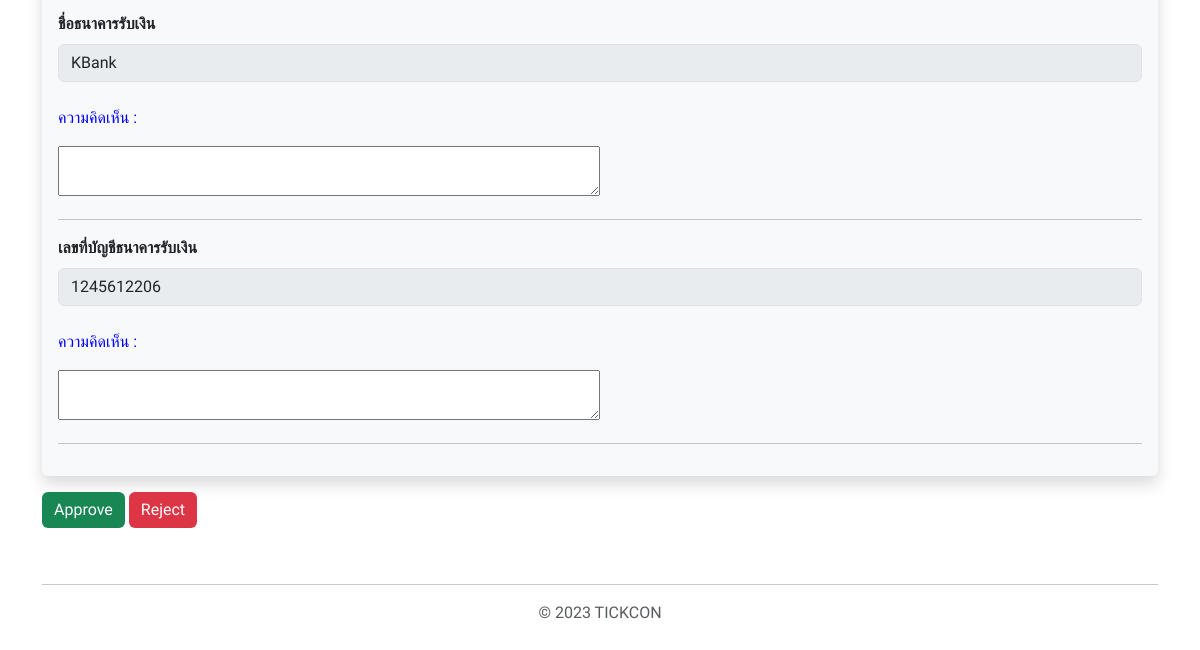
Before: /all_final/each_con_check.php?concert_id=1 (signed in, lower part) with the older database file.
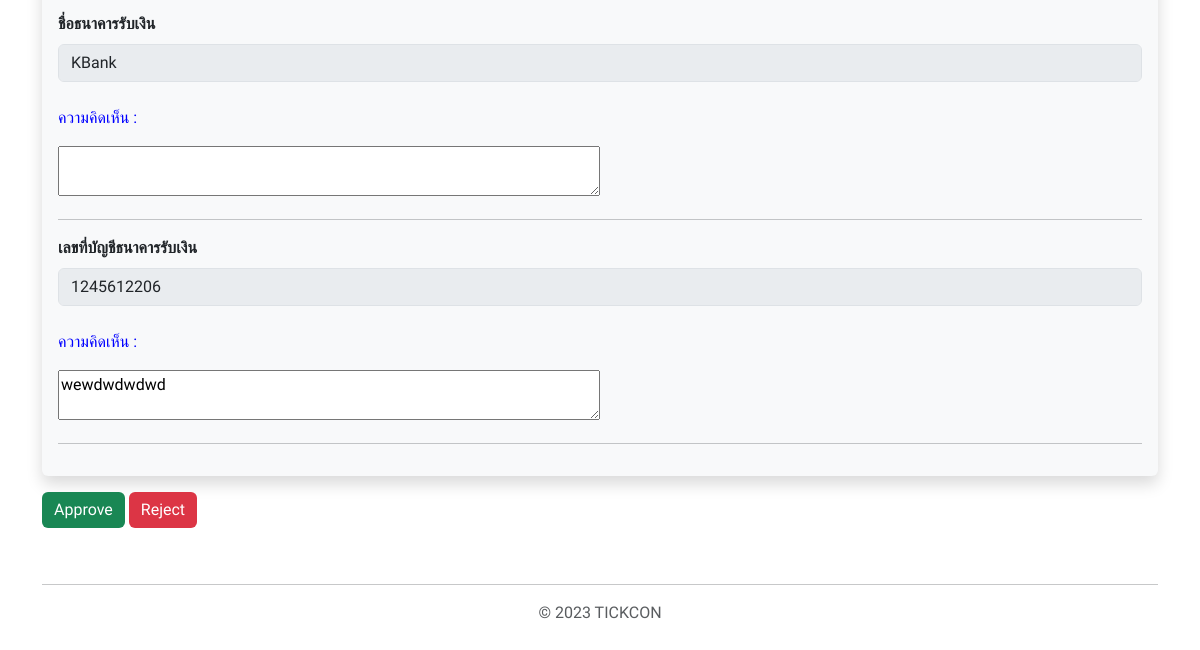
After: the same page with the newer database file.
### tables this page shows
CREATE TABLE "concert" (
	"concert_id"	INTEGER NOT NULL UNIQUE,
	"concert_name"	TEXT NOT NULL,
	"detail"	TEXT NOT NULL,
	"requirement"	TEXT NOT NULL,
	"status"	TEXT NOT NULL,
	"concert_img_path"	TEXT NOT NULL,
	"open_booking_date"	DATE NOT NULL,
	"show_date"	DATE NOT NULL,
	"show_time"	TEXT NOT NULL,
	"copy_id_card_img"	TEXT NOT NULL,
	"con_permission_img"	TEXT NOT NULL,
	"stage_img"	TEXT,
	"bank_name"	TEXT NOT NULL,
	"bank_code"	TEXT NOT NULL,
	"address"	TEXT NOT NULL,
	"member_id"	INTEGER NOT NULL,
	"concert_name_comment"	TEXT,
	"detail_comment"	TEXT,
	"requirement_comment"	TEXT,
	"concert_img_comment"	TEXT,
	"open_booking_date_comment"	TEXT,
	"show_date_comment"	TEXT,
	"show_time_comment"	TEXT,
	"copy_id_card_comment"	TEXT,
	"con_permission_comment"	TEXT,
	"stage_img_comment"	TEXT,
	"bank_name_comment"	TEXT,
	"bank_code_comment"	TEXT,
	"address_comment"	TEXT,
	"ticket_comment"	TEXT,
	"lo_link"	TEXT,
	PRIMARY KEY("concert_id" AUTOINCREMENT)
);

### all_final/each_con_check.php (the view, shortened to what the changed rows need)
<!DOCTYPE html>
<html lang="en">
<head>
    <link href="https://cdn.jsdelivr.net/npm/bootstrap@5.3.2/dist/css/bootstrap.min.css" rel="stylesheet"
>
</head>
<body>
    <?php
    $concert_id = $_SESSION['concert_id'];
    require_once 'config/db.php';
    $sql = <<<EOF
    SELECT * from concert
    WHERE concert_id = $concert_id;
    EOF;
    $ret = $db->query($sql);
    $row = $ret->fetchArray(SQLITE3_ASSOC);
    $member_id = $row['member_id'];
    $sql2 = <<<EOF
    SELECT * from member
    WHERE member_id = $member_id;
    EOF;
    $ret2 = $db->query($sql2);
    $row2 = $ret2->fetchArray(SQLITE3_ASSOC);
    echo '<div class="container">
        <h4>'.$row['concert_name'].'</h4><hr><br>
        <form method="get" action="each_con_check.php" id="form1">
                <input type="text" class="form-control" name="cname" value = "' . $row2['firstname'] . ' ' . $row2['lastname'] . '" disabled>
                <input type="text" class="form-control" name="cname" value = "' . $row2['email'] . '" disabled>
            <div class="shadow p-3 mb-3 bg-body-tertiary rounded">
                <input type="text" class="form-control" name="cname" value = "' . $row['concert_name'] . '" disabled>
                <br><p class="comment">ความคิดเห็น :</p>' . '<textarea name="concert_name_comment" style="width: 50%; height: 50px;">'.$row['concert_name_comment'].'</textarea><hr>
                <textarea name="address" style="width: 100%; height: 100px;" disabled>' . $row['address'] . '</textarea>
                <br><p class="comment">ความคิดเห็น :</p>' . '<textarea name="address_comment" style="width: 50%; height: 50px;">'.$row['address_comment'].'</textarea><hr>
                <input type="date" class="form-control" name="bdate" value = "' . $row['open_booking_date'] . '" disabled>
                <br><p class="comment">ความคิดเห็น :</p>' . '<textarea name="open_booking_date_comment" style="width: 50%; height: 50px;">'.$row['open_booking_date_comment'].'</textarea><hr>
                <input type="date" class="form-control" name="cdate" value = "' . $row['show_date'] . '" disabled>
                <br><p class="comment">ความคิดเห็น :</p>' . '<textarea name="show_date_comment" style="width: 50%; height: 50px;">'.$row['show_date_comment'].'</textarea><hr>
                <input type="time" class="form-control" name="ctime" value = "' . $row['show_time'] . '" disabled>
                <br><p class="comment">ความคิดเห็น :</p>' . '<textarea name="show_time_comment" style="width: 50%; height: 50px;">'.$row['show_time_comment'].'</textarea><hr>
                <textarea name="detail" style="width: 100%; height: 100px;" disabled>' . $row['detail'] . '</textarea>
                <br><p class="comment">ความคิดเห็น :</p>' . '<textarea name="detail_comment" style="width: 50%; height: 50px;">'.$row['detail_comment'].'</textarea><hr>
                <input type="require" class="form-control" name="require" value = "' . $row['requirement'] . '" disabled>
                <br><p class="comment">ความคิดเห็น :</p>' . '<textarea name="requirement_comment" style="width: 50%; height: 50px;">'.$row['requirement_comment'].'</textarea><hr>
                <img src="' . $row['concert_img_path'] . '" style="max-width : 40vw"><br><br>
                <p class="comment">ความคิดเห็น :</p>' . '<textarea name="concert_img_comment" style="width: 50%; height: 50px;">'.$row['concert_img_comment'].'</textarea><hr>
            <div class="mb-3">
            <label for="con_img" class="form-label"><b>แผนผังคอนเสิร์ต</b></label><br>';
            echo '<p class="comment">ความคิดเห็น :</p><textarea name="stage_img_comment" style="width: 50%; height: 50px;">'.$row['stage_img_comment'].'</textarea>
            </div>
            </div>
            <div class="shadow p-3 mb-3 bg-body-tertiary rounded">
            <div class="mb-3" id="tic_type_add">
            <label class="form-label"><b>บัตรคอนเสิร์ต :</b></label>';
    echo '<p class="comment">ความคิดเห็น :</p>' . '<textarea name="ticket_comment" style="width: 50%; height: 50px;">'.$row['ticket_comment'].'</textarea></div>
            </div>
            <div class="shadow p-3 mb-3 bg-body-tertiary rounded">
            <label class="form-label"><b>ข้อมูลผู้จัดคอนเสิร์ต :</b></label>
            <div class="mb-3">
                <label for="id_card_img" class="form-label"><b>สำเนาบัตรประชาชนผู้จัดคอนเสิร์ต</b></label><br>
                <img src="' . $row['copy_id_card_img'] . '" style="max-width : 40vw"><br><br>
                <p class="comment">ความคิดเห็น :</p>' . '<textarea name="copy_id_card_comment" style="width: 50%; height: 50px;">'.$row['copy_id_card_comment'].'</textarea><hr>
            </div>
            <div class="mb-3">
                <label for="license_img" class="form-label"><b>ใบอนุญาตจัดคอนเสิร์ต</b></label><br>
                <img src="' . $row['con_permission_img'] . '" style="max-width : 40vw"><br><br>
                <p class="comment">ความคิดเห็น :</p>' . '<textarea name="con_permission_comment" style="width: 50%; height: 50px;">'.$row['con_permission_comment'].'</textarea><hr>
            </div>
             <div class="mb-3">
                <label for="bank_acc_name" class="form-label"><b>ชื่อธนาคารรับเงิน</b></label>
                <input type="text" class="form-control" name="bank_acc_name"  value = "' . $row['bank_name'] . '" disabled>
                <br><p class="comment">ความคิดเห็น :</p>' . '<textarea name="bank_name_comment" style="width: 50%; height: 50px;">'.$row['bank_name_comment'].'</textarea><hr>
                <label for="bank_acc_number" class="form-label"><b>เลขที่บัญชีธนาคารรับเงิน</b></label>
                <input type="text" class="form-control" name="bank_acc_number"  value = "' . $row['bank_code'] . '" disabled>
                <br><p class="comment">ความคิดเห็น :</p>' . '<textarea name="bank_code_comment" style="width: 50%; height: 50px;">'.$row['bank_code_comment'].'</textarea><hr>
            </div></div>';
    echo '<div class="modal fade" id="confirm2" tabindex="-1" role="dialog"
        aria-labelledby="Title" aria-hidden="true">
        <div class="modal-dialog" role="document">
            <div class="modal-content">
                <div class="modal-header">
                    <p class="modal-title fw-bold fs-6" id="Title">Reject this concert?</p>
                    <button type="button" class="btn-close" data-bs-dismiss="modal"
                        aria-label="Close">
                    </button>
                </div>
                <div class="modal-body">
                        <div class="modal-footer">
                            <input type="hidden" id="status-reject" name="status-reject">
                            <button type="submit" class="btn btn-danger" id="confirm" id="form1" name="confirm">Reject</button>
                            <button type="button" class="btn btn-secondary" data-bs-dismiss="modal" aria-label="Close">Cancel</button>
                        </div>
                </div>
            </div>
        </div>
    </div></form>';
    ?>
</body>
</html>

Changed rows visible on the page:
changed concert "KBank": bank_code_comment (not shown) → "wewdwdwdwd"
